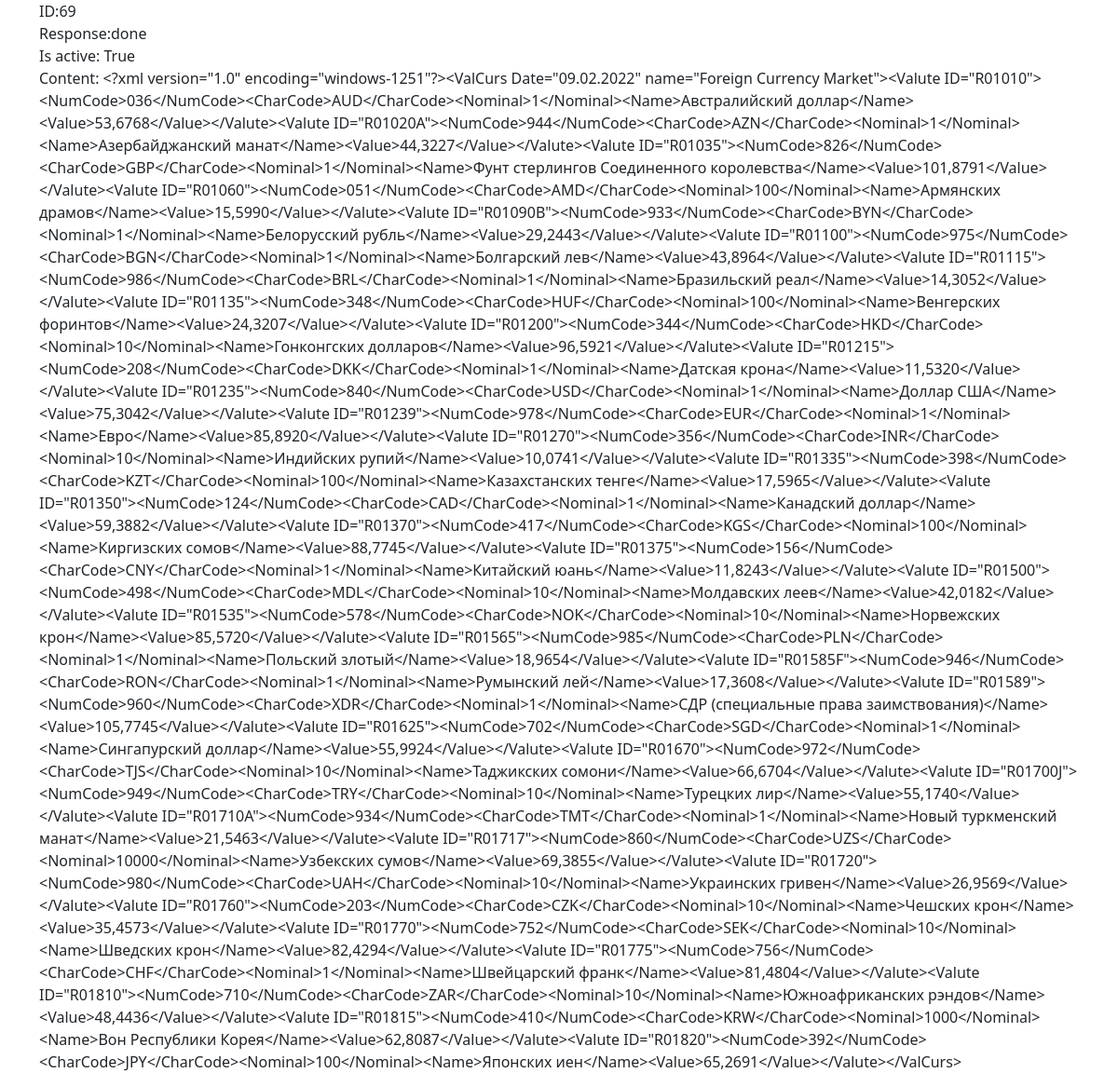
Screenshot of /list/69/ with the database file from the repository.
### task/models.py (models this page shows, shortened)
class Task(models.Model):
    CATEGORY_CHOICES = (
        (1, 'Действие 1'),
        (2, 'Действие 2'),
        (3, 'Действие 3'),
        (4, 'Действие 4'),
        (5, 'Действие 5'),
    )
    STATUS_CHOICES = (
        (1, ' Успешно'),
        (2, 'Ошибка'),
        (3, 'Ожидание'),
    )
    url = models.CharField('url', max_length=150)
    content = models.TextField(blank=True)
    response = models.TextField(default=None, null=True)
    status = models.PositiveSmallIntegerField('Ответ', choices=STATUS_CHOICES, null=True)
    is_active = models.BooleanField(default=True)
    category = models.PositiveSmallIntegerField('Тип задачи', choices=CATEGORY_CHOICES, null=True)
    started_at = models.DateTimeField(auto_now_add=True)
    finished_at = models.DateTimeField(default=None, null=True, blank=True)
    created_at = models.DateTimeField(editable=False)
    updated_at = models.DateTimeField(editable=False)
    deleted_at = models.DateTimeField(default=None, null=True, blank=True)
    user = models.ForeignKey(User, verbose_name="Пользователь", on_delete=models.SET_NULL, null=True)
    package = models.IntegerField("PackageID", default=None, null=True)
    parent = models.ForeignKey(
        'self', verbose_name="Задача", on_delete=models.SET_NULL, blank=True, null=True
    )
    class Meta:
        verbose_name = "Задача"
        verbose_name_plural = "Задачи"

### task/views.py (the view)
# urls.py: path('list/<int:pk>/', TaskDetailView.as_view(), name='task_id'),
class TaskDetailView(DetailView):
    model = Task
    template_name = 'tasks/task_detail.html'

### templates/tasks/task_detail.html
{% extends 'base.html' %}
{% block content %}
<div>ID:{{task.id}}</div>
<div>Response:{{task.response}}</div>
<div>Is active: {{task.is_active}}</div>
<div>Content: {{task.content}}</div>
{% endblock content%}

### rows the page displays
Task: id "69", response "done", is_active "True", content "<?xml version=\"1.0\" encoding=\"windows-1251\"?><ValCurs Date=\"09.02.2022\" name=\"Foreign Currency Market\"><Valute ID=\"R01010\"><NumCode>036</NumCode><CharCode>AUD</CharCode><Nominal>1</Nominal><Name>Австралийский доллар</Name><Value>53,6768</Value></Valute><Valute ID=\"R01020A\"><NumCode>944</NumCode><CharCode>AZN</CharCode><Nominal>1</Nominal><Name>Азербайджанский манат</Name><Value>44,3227</Value></Valute><Valute ID=\"R01035\"><NumCode>826</NumCode><CharCode>GBP</CharCode><Nominal>1</Nominal><Name>Фунт стерлингов Соединенного королевства</Name><Value>101,8791</Value></Valute><Valute ID=\"R01060\"><NumCode>051</NumCode><CharCode>AMD</CharCode><Nominal>100</Nominal><Name>Армянских…"
